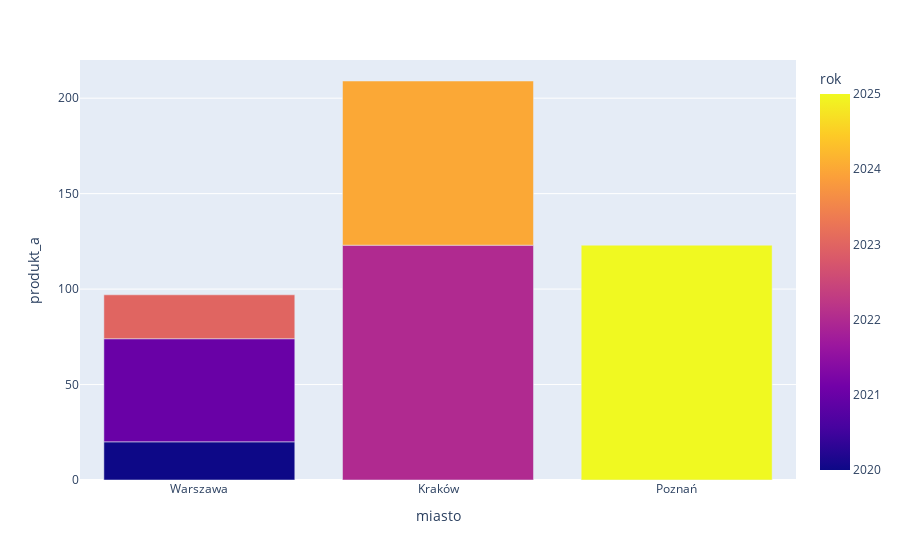

The code cell stored with this chart in its notebook:
### Code cell
fig = px.bar(df,
              x='miasto',
              y='produkt_a',
             color='rok',
             barmode='relative'
             )

fig.show()

### Figure 1 — Plotly figure (JSON) as saved in the notebook; plotly's stock layout.template omitted (floating-point values rounded to 4 significant figures)
{"data": [{"hovertemplate": "miasto=%{x}<br>produkt_a=%{y}<br>rok=%{marker.color}<extra></extra>", "legendgroup": "", "marker": {"color": [2020, 2021, 2022, 2023, 2024, 2025], "coloraxis": "coloraxis", "pattern": {"shape": ""}}, "name": "", "orientation": "v", "showlegend": false, "textposition": "auto", "type": "bar", "x": ["Warszawa", "Warszawa", "Kraków", "Warszawa", "Kraków", "Poznań"], "xaxis": "x", "y": [20, 54, 123, 23, 86, 123], "yaxis": "y"}], "layout": {"barmode": "relative", "coloraxis": {"colorbar": {"title": {"text": "rok"}}, "colorscale": [[0, "#0d0887"], [0.1111, "#46039f"], [0.2222, "#7201a8"], [0.3333, "#9c179e"], [0.4444, "#bd3786"], [0.5556, "#d8576b"], [0.6667, "#ed7953"], [0.7778, "#fb9f3a"], [0.8889, "#fdca26"], [1, "#f0f921"]]}, "legend": {"tracegroupgap": 0}, "margin": {"t": 60}, "xaxis": {"anchor": "y", "domain": [0, 1], "title": {"text": "miasto"}}, "yaxis": {"anchor": "x", "domain": [0, 1], "title": {"text": "produkt_a"}}}}
